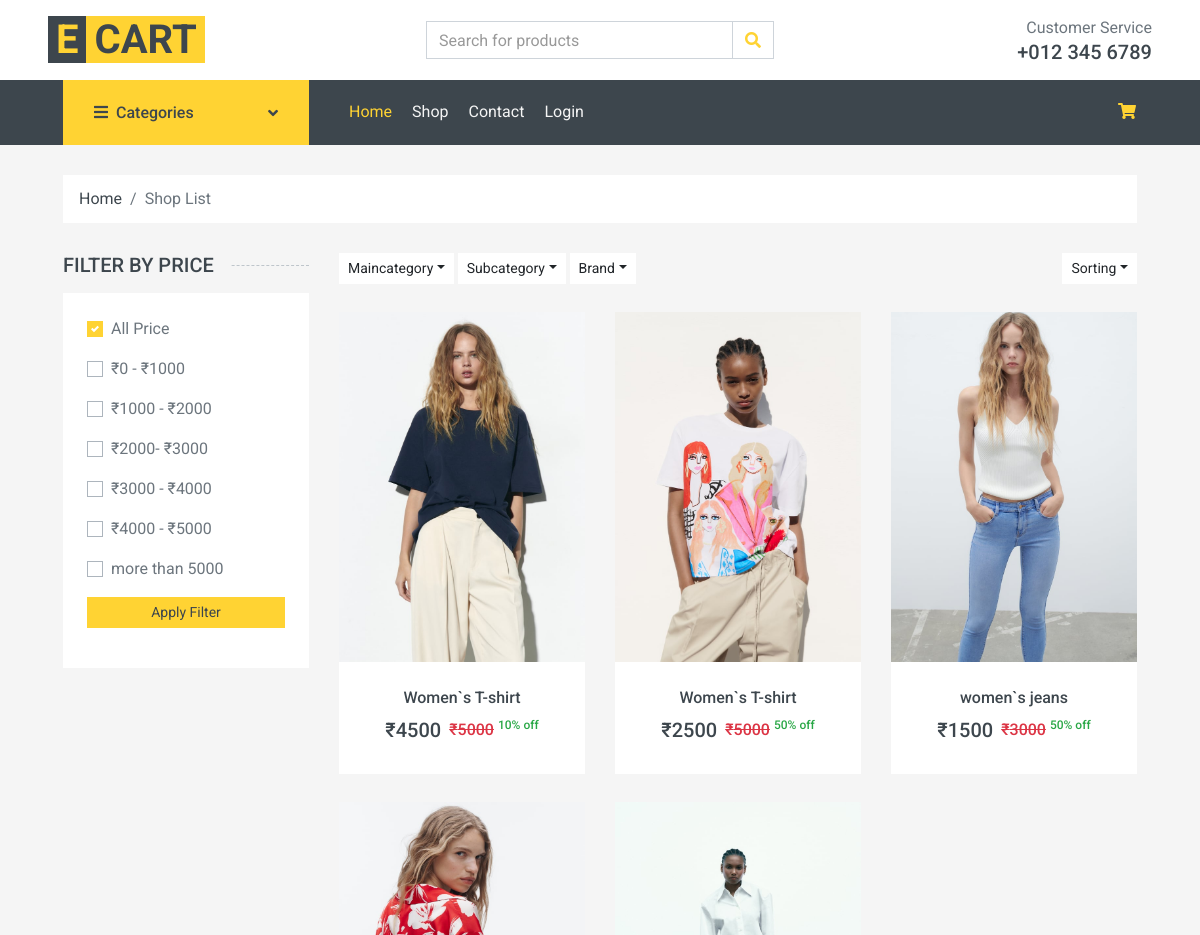
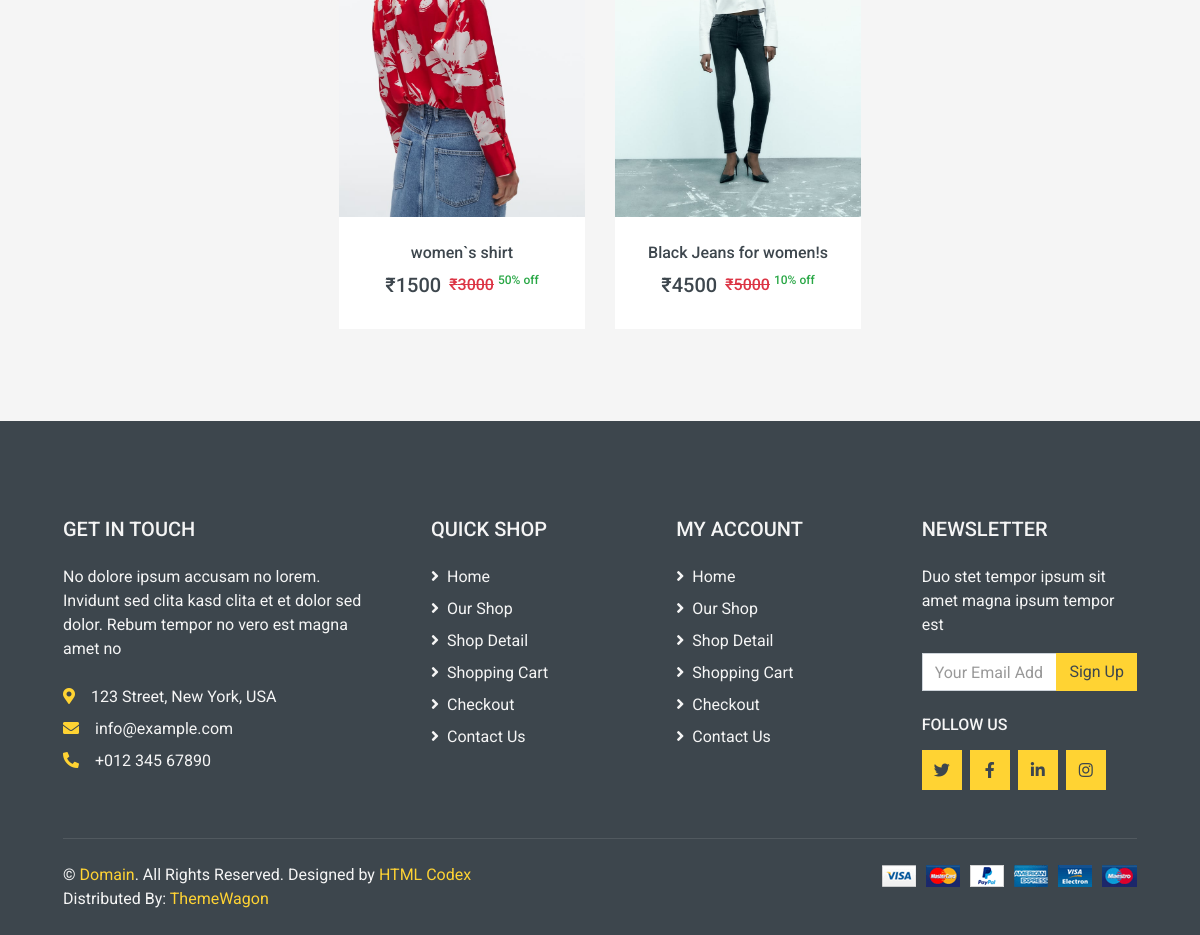
Page /shop/Female/All/All/ on the committed database (2 pictures, top to bottom).
### mainApp/models.py (models this page shows, shortened)
class Product(models.Model):
    id = models.AutoField(primary_key=True)
    name = models.CharField(max_length=30)
    maincategory = models.ForeignKey(Maincategory, on_delete=models.CASCADE)
    subcategory = models.ForeignKey(Subcategory, on_delete=models.CASCADE)
    brand = models.ForeignKey(Brand, on_delete=models.CASCADE)
    color = models.CharField(max_length=20)
    size = models.CharField(max_length=20)
    baseprice = models.IntegerField()
    discount = models.IntegerField()
    finalprice = models.IntegerField()
    stock = models.BooleanField(default=True)
    description = models.TextField()
    pic1 = models.ImageField(upload_to="products")
    pic2 = models.ImageField(upload_to="products",
                             default=None, null=True, blank=True)
    pic3 = models.ImageField(upload_to="products",
                             default=None, null=True, blank=True)
    pic4 = models.ImageField(upload_to="products",
                             default=None, null=True, blank=True)

### mainApp/views.py (the view)
# urls.py: path("shop/<str:mc>/<str:sc>/<str:br>/", mainApp.shopPage),
def shopPage(Request, mc, sc, br):
    if mc == "All" and sc == "All" and br == "All":
        data = Product.objects.all().order_by("-id")
    elif mc != "All" and sc == "All" and br == "All":
        data = Product.objects.filter(
            maincategory=Maincategory.objects.get(name=mc)
        ).order_by("-id")
    elif mc == "All" and sc != "All" and br == "All":
        data = Product.objects.filter(
            subcategory=Subcategory.objects.get(name=sc)
        ).order_by("-id")
    elif mc == "All" and sc == "All" and br != "All":
        data = Product.objects.filter(brand=Brand.objects.get(name=br)).order_by("-id")
    elif mc != "All" and sc != "All" and br == "All":
        data = Product.objects.filter(
            maincategory=Maincategory.objects.get(name=mc),
            subcategory=Subcategory.objects.get(name=sc),
        ).order_by("-id")
    elif mc != "All" and sc == "All" and br != "All":
        data = Product.objects.filter(
            maincategory=Maincategory.objects.get(name=mc),
            brand=Brand.objects.get(name=br),
        ).order_by("-id")
    elif mc == "All" and sc != "All" and br != "All":
        data = Product.objects.filter(
            subcategory=Subcategory.objects.get(name=sc),
            brand=Brand.objects.get(name=br),
        ).order_by("-id")
    else:
        data = Product.objects.filter(
            maincategory=Maincategory.objects.get(name=mc),
            subcategory=Subcategory.objects.get(name=sc),
            brand=Brand.objects.get(name=br),
        ).order_by("-id")
    maincategories = Maincategory.objects.all()
    subcategories = Subcategory.objects.all()
    brands = Brand.objects.all()
    return render(
        Request,
        "shop.html",
        {
            "data": data,
            "maincategories": maincategories,
            "subcategories": subcategories,
            "brands": brands,
            "mc": mc,
            "sc": sc,
            "br": br,
        },
    )

### mainApp/templates/shop.html (shortened to what this page needs)
{% extends 'index.html'%}
{% load static %}
{% block body %}
<div class="container-fluid">
    <div class="row px-xl-5">
        <div class="col-12">
            <nav class="breadcrumb bg-light mb-30">
                <a class="breadcrumb-item text-dark" href="/">Home</a>
                <span class="breadcrumb-item active">Shop List</span>
            </nav>
        </div>
    </div>
</div>
<div class="container-fluid">
    <div class="row px-xl-5">
        <div class="col-lg-3 col-md-4">
            <h5 class="section-title position-relative text-uppercase mb-3"><span class="bg-secondary pr-3">Filter
                    by price</span></h5>
            <div class="bg-light p-4 mb-30">
                <form action="/price-filter/{{mc}}/{{sc}}/{{br}}/" method="post">
                    <div class="custom-control custom-checkbox d-flex align-items-center justify-content-between mb-3">
                        <label class="custom-control-label" for="price-all">All Price</label>
                    </div>
                    <div class="custom-control custom-checkbox d-flex align-items-center justify-content-between mb-3">
                        <label class="custom-control-label" for="price-1">&#8377;0 - &#8377;1000</label>
                    </div>
                    <div class="custom-control custom-checkbox d-flex align-items-center justify-content-between mb-3">
                        <label class="custom-control-label" for="price-2">&#8377;1000 - &#8377;2000</label>
                    </div>
                    <div class="custom-control custom-checkbox d-flex align-items-center justify-content-between mb-3">
                        <label class="custom-control-label" for="price-3">&#8377;2000- &#8377;3000</label>
                    </div>
                    <div class="custom-control custom-checkbox d-flex align-items-center justify-content-between mb-3">
                        <label class="custom-control-label" for="price-4">&#8377;3000 - &#8377;4000</label>
                    </div>
                    <div class="custom-control custom-checkbox d-flex align-items-center justify-content-between">
                        <label class="custom-control-label mb-3" for="price-5">&#8377;4000 - &#8377;5000</label>
                    </div>
                    <div class="custom-control custom-checkbox d-flex align-items-center justify-content-between">
                        <label class="custom-control-label " for="price-6">more than 5000</label>
                    </div>
                    <div class="my-3"><button type="submit" class="btn btn-primary btn-sm w-100">Apply Filter</button>
                    </div>
                </form>
            </div>
        </div>
        <div class="col-lg-9 col-md-8">
            <div class="row pb-3">
                <div class="col-12 pb-1">
                    <div class="d-flex align-items-center justify-content-between mb-4">
                        <div>
                            <div class="btn-group">
                                <button type="button" class="btn btn-sm btn-light dropdown-toggle"
                                    data-toggle="dropdown">Maincategory</button>
                            </div>
                            <div class="btn-group">
                                <button type="button" class="btn btn-sm btn-light dropdown-toggle"
                                    data-toggle="dropdown">Subcategory</button>
                            </div>
                            <div class="btn-group">
                                <button type="button" class="btn btn-sm btn-light dropdown-toggle"
                                    data-toggle="dropdown">Brand</button>
                            </div>
                        </div>
                        <div class="ml-2">
                            <div class="btn-group">
                                <button type="button" class="btn btn-sm btn-light dropdown-toggle"
                                    data-toggle="dropdown">Sorting</button>
                            </div>
                        </div>
                    </div>
                </div>
                {% for items in data %}
                <div class=" col-md-4 col-sm-6 pb-1">
                    <div class="product-item bg-light mb-4">
                        <div class="product-img position-relative overflow-hidden">
                            <a href="/single-product/{{items.id}}"><img class=" w-100" src="{{items.pic1.url}}"
                                    height="350px" alt=""></a>
                        </div>
                        <div class="text-center py-4">
                            <a class="h6 text-decoration-none text-truncate"
                                href="/single-product/{{items.id}}">{{items.name}}</a>
                            <div class="d-flex align-items-center justify-content-center mt-2">
                                <h5>&#8377;{{items.finalprice}}</h5>
                                <h6 class="text-muted ml-2"><del class="text-danger">&#8377;{{items.baseprice}}</del>
                                    <sup class="text-success">{{items.discount}}% off</sup>
                                </h6>
                            </div>
                        </div>
                    </div>
                </div>
                {% endfor %}
            </div>
        </div>
    </div>
</div>
{% endblock %}

### rows in the picture
Product: pic1 (picture), name "Women`s T-shirt", finalprice "4500", baseprice "5000", discount "10"
Product: pic1 (picture), name "Women`s T-shirt", finalprice "2500", baseprice "5000", discount "50"
Product: pic1 (picture), name "women`s jeans", finalprice "1500", baseprice "3000", discount "50"
Product: pic1 (picture), name "women`s shirt", finalprice "1500", baseprice "3000", discount "50"
Product: pic1 (picture), name "Black Jeans for women!s", finalprice "4500", baseprice "5000", discount "10"
